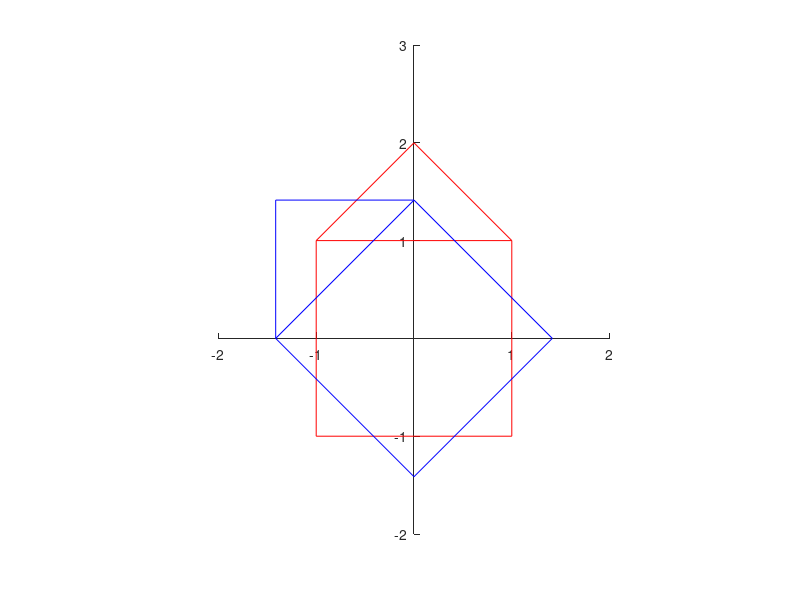

Write the MATLAB code that produced this figure.
close

casa = [-1+i -1-i 1-i 1+i -1+i 0+2i 1+i]

plot(casa, "r-")
axis("equal");
axis([-2 2 -2 3]);
ax = gca();
set(ax, 'xaxislocation', 'origin', 'yaxislocation', 'origin');
box off
hold on
plot(casa.*exp(j*(pi/4)), "b-")
